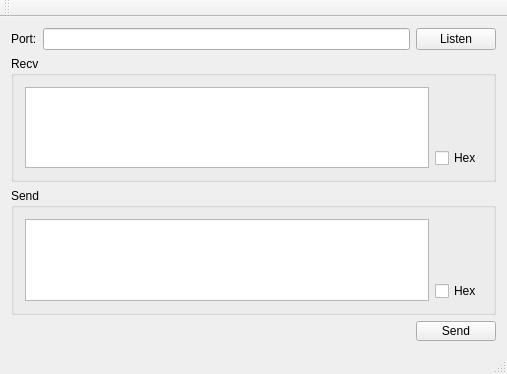
<?xml version="1.0" encoding="UTF-8"?>
<ui version="4.0">
 <class>MainWindow</class>
 <widget class="QMainWindow" name="MainWindow">
  <property name="geometry">
   <rect>
    <x>0</x>
    <y>0</y>
    <width>507</width>
    <height>374</height>
   </rect>
  </property>
  <property name="windowTitle">
   <string>MainWindow</string>
  </property>
  <widget class="QWidget" name="centralWidget">
   <layout class="QVBoxLayout" name="verticalLayout_3">
    <item>
     <layout class="QHBoxLayout" name="horizontalLayout">
      <item>
       <widget class="QLabel" name="label">
        <property name="text">
         <string>Port:</string>
        </property>
       </widget>
      </item>
      <item>
       <widget class="QLineEdit" name="lineEdit_Port"/>
      </item>
      <item>
       <widget class="QPushButton" name="pushButton_Listen">
        <property name="text">
         <string>Listen</string>
        </property>
       </widget>
      </item>
     </layout>
    </item>
    <item>
     <widget class="QGroupBox" name="groupBox">
      <property name="title">
       <string>Recv</string>
      </property>
      <layout class="QGridLayout" name="gridLayout">
       <item row="0" column="0">
        <widget class="QTextEdit" name="textEdit_Recv"/>
       </item>
       <item row="0" column="1">
        <layout class="QVBoxLayout" name="verticalLayout">
         <item>
          <spacer name="verticalSpacer_2">
           <property name="orientation">
            <enum>Qt::Vertical</enum>
           </property>
           <property name="sizeHint" stdset="0">
            <size>
             <width>20</width>
             <height>40</height>
            </size>
           </property>
          </spacer>
         </item>
         <item>
          <widget class="QCheckBox" name="checkBox_RecvHex">
           <property name="text">
            <string>Hex</string>
           </property>
          </widget>
         </item>
        </layout>
       </item>
      </layout>
     </widget>
    </item>
    <item>
     <widget class="QGroupBox" name="groupBox_2">
      <property name="title">
       <string>Send</string>
      </property>
      <layout class="QGridLayout" name="gridLayout_2">
       <item row="0" column="0">
        <widget class="QTextEdit" name="textEdit_Send"/>
       </item>
       <item row="0" column="1">
        <layout class="QVBoxLayout" name="verticalLayout_2">
         <item>
          <spacer name="verticalSpacer">
           <property name="orientation">
            <enum>Qt::Vertical</enum>
           </property>
           <property name="sizeHint" stdset="0">
            <size>
             <width>20</width>
             <height>40</height>
            </size>
           </property>
          </spacer>
         </item>
         <item>
          <widget class="QCheckBox" name="checkBox_SendHex">
           <property name="text">
            <string>Hex</string>
           </property>
          </widget>
         </item>
        </layout>
       </item>
      </layout>
     </widget>
    </item>
    <item>
     <layout class="QHBoxLayout" name="horizontalLayout_2">
      <item>
       <spacer name="horizontalSpacer">
        <property name="orientation">
         <enum>Qt::Horizontal</enum>
        </property>
        <property name="sizeHint" stdset="0">
         <size>
          <width>40</width>
          <height>20</height>
         </size>
        </property>
       </spacer>
      </item>
      <item>
       <widget class="QPushButton" name="pushButton_Send">
        <property name="minimumSize">
         <size>
          <width>80</width>
          <height>20</height>
         </size>
        </property>
        <property name="text">
         <string>Send</string>
        </property>
       </widget>
      </item>
     </layout>
    </item>
   </layout>
  </widget>
  <widget class="QMenuBar" name="menuBar">
   <property name="geometry">
    <rect>
     <x>0</x>
     <y>0</y>
     <width>507</width>
     <height>22</height>
    </rect>
   </property>
  </widget>
  <widget class="QToolBar" name="mainToolBar">
   <attribute name="toolBarArea">
    <enum>TopToolBarArea</enum>
   </attribute>
   <attribute name="toolBarBreak">
    <bool>false</bool>
   </attribute>
  </widget>
  <widget class="QStatusBar" name="statusBar"/>
 </widget>
 <layoutdefault spacing="6" margin="11"/>
 <resources/>
 <connections/>
</ui>
